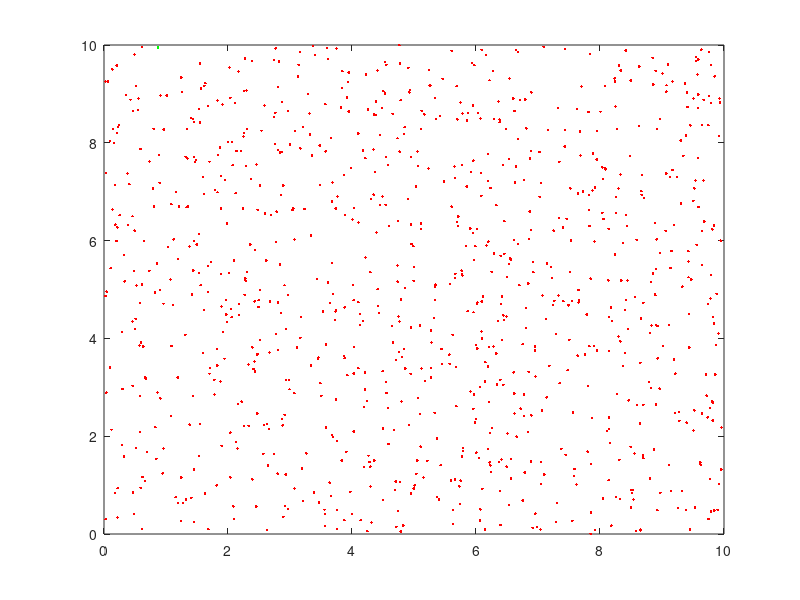
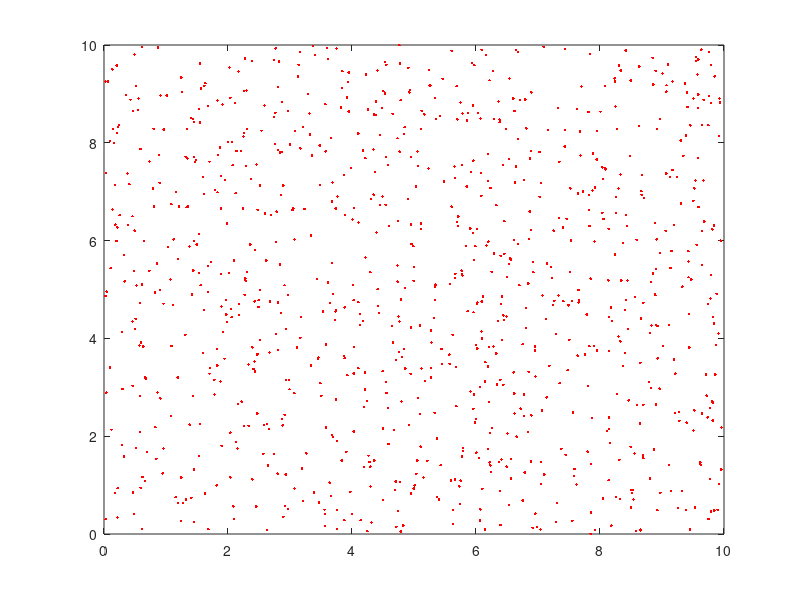
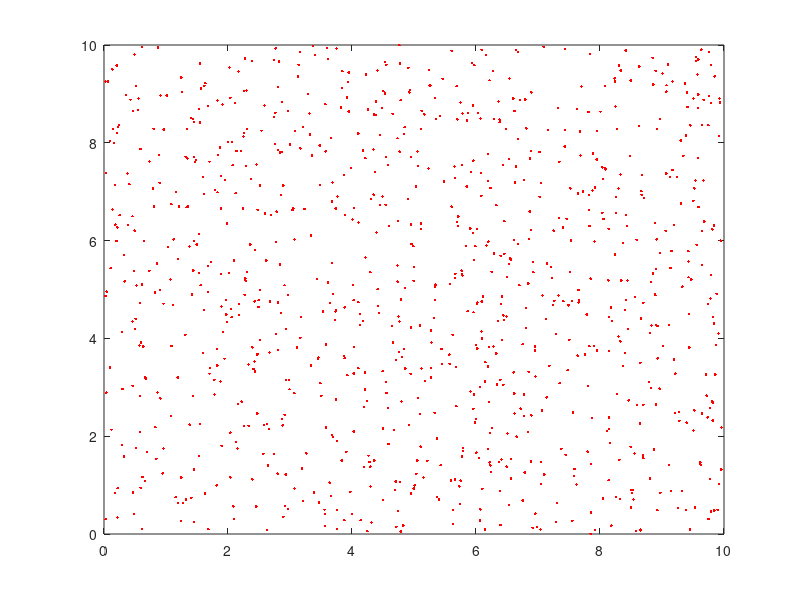
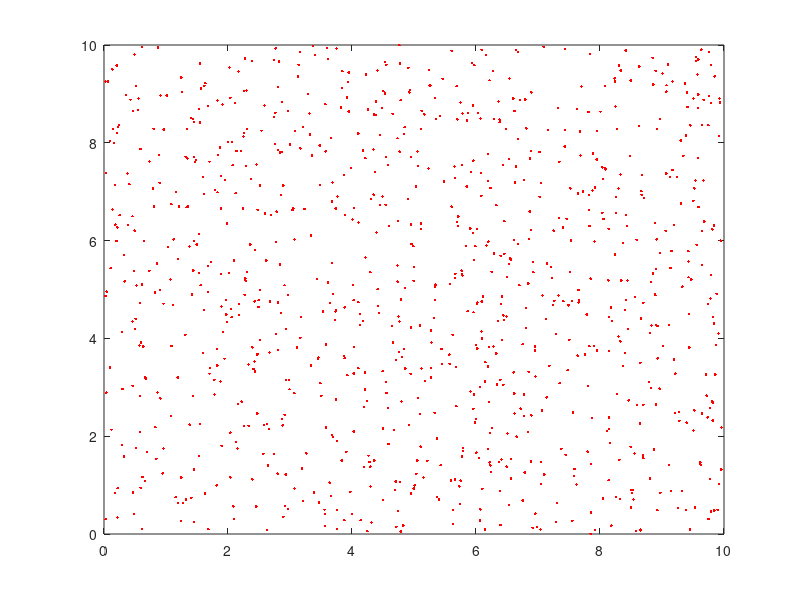

Write the MATLAB code that produced these figures, in order.
%initial conditions
pop = 1000; % total population of area
bomb = 2; % number of initial infected
r = .6; % radius of infection
numSteps = 80; % number of generations to simulate
numIterations = 1; % number of times to repeat simulation

  %plot graph / modify area to get desired lambda
  R = unifrnd(0,1,pop,2);
  pproc = R*10;
  plot(pproc(:, 1), pproc(:, 2), '.');
  grid on

A_ij = cell(10); %creates a 10x10 matrix of matrices
%%%
%this loop places points into bins based on where they fall on the PPP 
%graph; based on the 10x10 division displayed on graph
%%%
for i=1:pop,
       A_ij{(floor(pproc(i,1))+1),(floor(pproc(i,2))+1)} = ...
       [A_ij{(floor(pproc(i,1))+1),(floor(pproc(i,2))+1)}; pproc(i,1) ...
       pproc(i,2)];
end

S = []; %will contain average distance between points for each bin
for i=1:10,
   for j=1:10,
       nextList = A_ij{i,j}; %gets single bin for analysis
       nextS = 0; %average distance between points for one bin
       
       %%%
       %These loops run through each point and finds the distance between
       %a point and every other point in the matrix and sums these values
       %together
       %%%
       for k=1:size(nextList,1),
          for m=1:size(nextList,1),
              nextS = nextS + sqrt((nextList(k,1)-nextList(m,1)).^2 + ...
              (nextList(k,2)-nextList(m,2)).^2);
          end
       end
       %finalizes average value of distance between points
       nextS = nextS ./ (factorial(length(nextList))./ ...
                       (factorial(length(nextList)-2))); 
       S = [S; nextS]; %add average to overarching matrix of averages
   end
end

S_avg = mean(S); %compute average of averages
display(S_avg);
  
%set all players to uninfected initially
toAdd = zeros(1,pop)';
%%%
%this table contiains the core data of each person including their (x,y)
%coordinates and infection state.
%%%
analysis = [pproc toAdd]; 

averages = []; % pre-allocated for final data collection

%main simulation loop
for iter=1:numIterations,
    %%%
    %sets all people as infected at the start of each iteration
    %to effectively reset the simulation
    %%%
    analysis(:,3) = 0;
    initialI = randi([1,pop],1,bomb); % randomly choose infected from population

    % 0 --> not infected
    % 1 --> infected, past feasible generation
    % 2 --> infected, to be added to next generation
    % 3 --> infected, current generation
    for i=1:bomb,
        analysis(initialI(i),3) = 3; % set chosen people as infected
    end

    infected = bomb; % tracks number of infected through each generation
    %%%
    %this table is used to track the number of infected for the current 
    %generation of the simulation; the average of these values over
    %each iteration makes up the final "averages" table
    %%%
    iTable = [0,infected]; 

    for step=1:numSteps,
        for i=1:pop,
            if analysis(i,3) == 3 % if selected person is infected
                for j=1:pop,
                    if j ~= i && analysis(j,3) == 0 % if selected person is not infected
                        %%%
                        %following two lines used to simplify Eulcidean
                        %distance calculation
                        %%%
                        xDif = (analysis(i,1)-analysis(j,1)).^2;
                        yDif = (analysis(i,2)-analysis(j,2)).^2;
                        if sqrt(xDif+yDif) <= r % if selected person is within infection radius
                            infected = infected + 1; % add to number of infected
                            analysis(j,3) = 2; % set new infected to be node in next generation
                        end
                    end
                end
                %%%
                %after a person has been infected everything in its radius,
                %it no longer needs to be checked. therefore, they are put
                %in the "1" state and will not be processed in any
                %following generations
                %%%
                analysis(i,3) = 1; 
            end
        end 
        nextGen = [step,infected]; %groups together informaion about generation
        iTable = [iTable; nextGen]; %add last generation to iteration table

        for i=1:pop,
            if analysis(i,3) == 2
                %%%
                %if a person was infected within the current generation
                %(signified by the "2" state), then they are set to the "3"
                %state and will be checked in the following generation as
                %an infection node
                %%%
                analysis(i,3) = 3;
            end
        end

		%%%
		%this section is used to produce graphs of the simulation's map
		%of nodes at designated generations; these graphs signify 
		%infected persons as red and healthy persons as green
		%%%
		
		%set which generations to produce graphs
        if step == 20 || step == 40 || step == 60 || step == 80
            healthyPop = []; %will contain all healthy nodes
            infectedPop = []; %will contain all infected nodes
            for i=1:pop,
				%add nodes to correct lists based on infection status
                if analysis(i,3) == 0,
                    healthyPop = [healthyPop; analysis(i,1) analysis(i,2)];
                else
                    infectedPop = [infectedPop; analysis(i,1) analysis(i,2)];
                end
            end

			%generates name for graph based on generation and simulation settings;
			%all of this information must be set manually and known beforehand
			
			%beginning of file name designates infection scenario (percolation theory)
            fileName = 'super_crit_gen_';
            %concatenate generation number to end of file name
			if step == 20
                fileName = strcat(fileName,'20');
            elseif step == 40
                fileName = strcat(fileName,'40');
            elseif step == 60
                fileName = strcat(fileName,'60');
            elseif step == 80
                fileName = strcat(fileName,'80');
            end

			%if all nodes are infected, only worry about graphing infected nodes
            if isempty(healthyPop)
                plot(infectedPop(:,1), infectedPop(:,2), 'r.');
                grid off
            %if mix of healthy and infected nodes present, graph both with color
			else
                plot(healthyPop(:,1), healthyPop(:,2), 'g.', ...
                     infectedPop(:,1), infectedPop(:,2), 'r.');
                grid off
            end
            
			%save file to local directory where this script is saved
            saveas(gcf,fileName,'jpg');
        end 
    end
    
	%adds generation to total infected table component-wise
    if size(averages) == [0,0]
        averages = iTable;
    else
        averages = averages + iTable;
    end
end

%compute average value of each generation
averages = averages./numIterations;

%find change in infected over each generation
delta = [0];
for i=1:numSteps,
    delta = [delta; (averages(i+1,2)-averages(i,2))];
end

averages = [averages delta];

%display data
format shortG;
display(averages);
